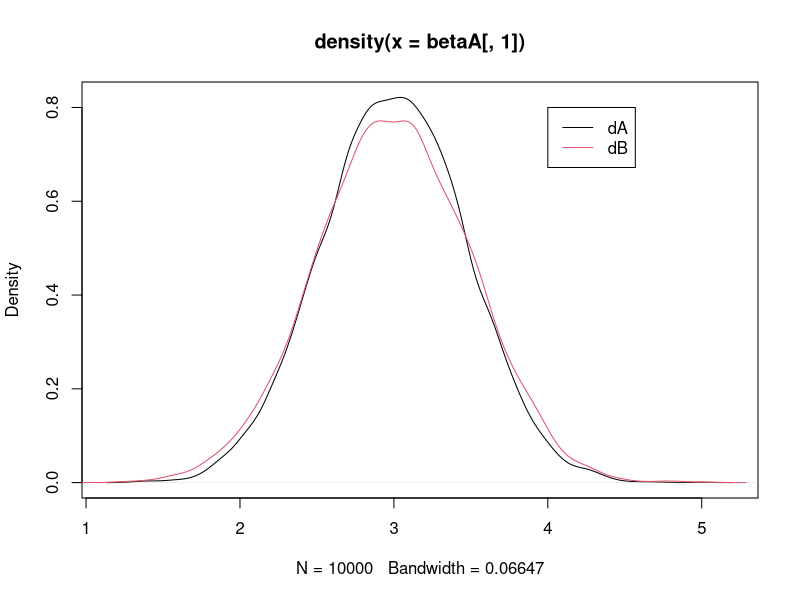
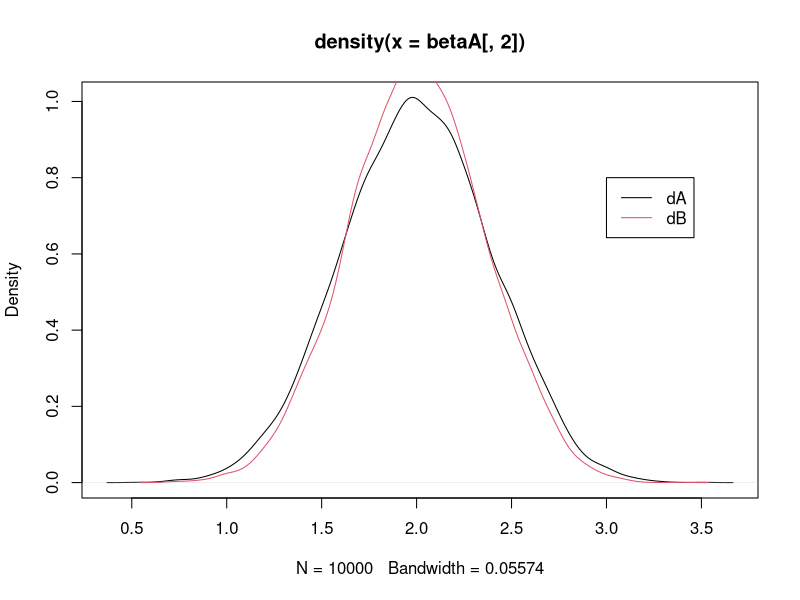
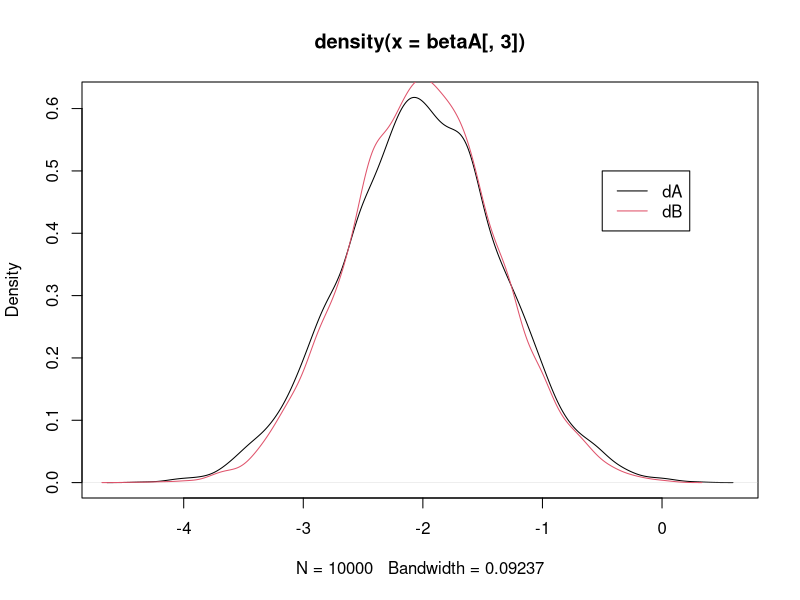

Reproduce these figures in R, in order.
## Simulation study comparing two designs from Chapter 6 in terms of accuracy of inference.

N<-12
truebeta<-c(3,2,-2)
truesigma2<-1

dB<-rep(c(-1,0,1),each=4)
dA<-rep(c(-1,-1/3,1/3,1),each=3)

reps<-10000
betaB<-matrix(0,nrow=reps,ncol=3)
betaA<-matrix(0,nrow=reps,ncol=3)
for(i in 1:reps){
  
  eps<-rnorm(n=N,mean=0,sd=sqrt(truesigma2)) #error term
  
  yA<-truebeta[1]+dA*truebeta[2]+(dA^2)*truebeta[3]+eps
  yB<-truebeta[1]+dB*truebeta[2]+(dB^2)*truebeta[3]+eps
  
  modA<-lm(yA~dA+I(dA^2))
  modB<-lm(yB~dB+I(dB^2))
  
  betaA[i,]<-modA$coefficients
  betaB[i,]<-modB$coefficients}

plot(density(betaA[,1]))
lines(density(betaB[,1]),col=2)
legend(x=4,y=0.8,legend=c("dA","dB"),col=c(1,2),lty=c(1,1))

plot(density(betaA[,2]))
lines(density(betaB[,2]),col=2)
legend(x=3,y=0.8,legend=c("dA","dB"),col=c(1,2),lty=c(1,1))

plot(density(betaA[,3]))
lines(density(betaB[,3]),col=2)
legend(x=-0.5,y=0.5,legend=c("dA","dB"),col=c(1,2),lty=c(1,1))

var(betaA)
var(betaB)

det(var(betaA))
det(var(betaB))

(det(var(betaB))/det(var(betaA)))^(1/3)


